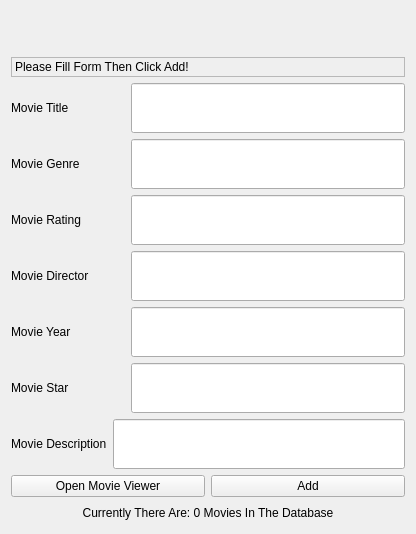
<?xml version="1.0" encoding="UTF-8"?>
<ui version="4.0">
 <class>MainWindow</class>
 <widget class="QMainWindow" name="MainWindow">
  <property name="geometry">
   <rect>
    <x>0</x>
    <y>0</y>
    <width>416</width>
    <height>534</height>
   </rect>
  </property>
  <property name="windowTitle">
   <string>MainWindow</string>
  </property>
  <widget class="QWidget" name="centralWidget">
   <layout class="QVBoxLayout" name="verticalLayout_2">
    <item>
     <widget class="QLabel" name="logo_Px">
      <property name="maximumSize">
       <size>
        <width>16777215</width>
        <height>69</height>
       </size>
      </property>
      <property name="text">
       <string/>
      </property>
      <property name="pixmap">
       <pixmap resource="resource.qrc">:/image/mdblogo.png</pixmap>
      </property>
      <property name="alignment">
       <set>Qt::AlignCenter</set>
      </property>
     </widget>
    </item>
    <item>
     <layout class="QHBoxLayout" name="horizontalLayout_9">
      <item>
       <widget class="QLabel" name="infoLbl">
        <property name="maximumSize">
         <size>
          <width>16777215</width>
          <height>20</height>
         </size>
        </property>
        <property name="baseSize">
         <size>
          <width>0</width>
          <height>0</height>
         </size>
        </property>
        <property name="frameShape">
         <enum>QFrame::StyledPanel</enum>
        </property>
        <property name="frameShadow">
         <enum>QFrame::Raised</enum>
        </property>
        <property name="text">
         <string>Please Fill Form Then Click Add!</string>
        </property>
       </widget>
      </item>
     </layout>
    </item>
    <item>
     <layout class="QHBoxLayout" name="movie_Title">
      <item>
       <widget class="QLabel" name="label">
        <property name="minimumSize">
         <size>
          <width>114</width>
          <height>0</height>
         </size>
        </property>
        <property name="text">
         <string>Movie Title  </string>
        </property>
       </widget>
      </item>
      <item>
       <widget class="QLineEdit" name="lineEdit">
        <property name="font">
         <font>
          <pointsize>28</pointsize>
         </font>
        </property>
       </widget>
      </item>
     </layout>
    </item>
    <item>
     <layout class="QHBoxLayout" name="horizontalLayout">
      <item>
       <widget class="QLabel" name="label_2">
        <property name="minimumSize">
         <size>
          <width>114</width>
          <height>0</height>
         </size>
        </property>
        <property name="text">
         <string>Movie Genre</string>
        </property>
       </widget>
      </item>
      <item>
       <widget class="QLineEdit" name="lineEdit_2">
        <property name="font">
         <font>
          <pointsize>28</pointsize>
         </font>
        </property>
       </widget>
      </item>
     </layout>
    </item>
    <item>
     <layout class="QHBoxLayout" name="horizontalLayout_2">
      <item>
       <widget class="QLabel" name="label_3">
        <property name="minimumSize">
         <size>
          <width>114</width>
          <height>0</height>
         </size>
        </property>
        <property name="text">
         <string>Movie Rating</string>
        </property>
       </widget>
      </item>
      <item>
       <widget class="QLineEdit" name="lineEdit_3">
        <property name="font">
         <font>
          <pointsize>28</pointsize>
         </font>
        </property>
       </widget>
      </item>
     </layout>
    </item>
    <item>
     <layout class="QHBoxLayout" name="horizontalLayout_3">
      <item>
       <widget class="QLabel" name="label_4">
        <property name="minimumSize">
         <size>
          <width>114</width>
          <height>0</height>
         </size>
        </property>
        <property name="text">
         <string>Movie Director</string>
        </property>
       </widget>
      </item>
      <item>
       <widget class="QLineEdit" name="lineEdit_4">
        <property name="font">
         <font>
          <pointsize>28</pointsize>
         </font>
        </property>
       </widget>
      </item>
     </layout>
    </item>
    <item>
     <layout class="QHBoxLayout" name="horizontalLayout_4">
      <item>
       <widget class="QLabel" name="label_5">
        <property name="minimumSize">
         <size>
          <width>114</width>
          <height>0</height>
         </size>
        </property>
        <property name="text">
         <string>Movie Year</string>
        </property>
       </widget>
      </item>
      <item>
       <widget class="QLineEdit" name="lineEdit_5">
        <property name="font">
         <font>
          <pointsize>28</pointsize>
         </font>
        </property>
       </widget>
      </item>
     </layout>
    </item>
    <item>
     <layout class="QHBoxLayout" name="horizontalLayout_5">
      <item>
       <widget class="QLabel" name="label_6">
        <property name="minimumSize">
         <size>
          <width>114</width>
          <height>0</height>
         </size>
        </property>
        <property name="text">
         <string>Movie Star</string>
        </property>
       </widget>
      </item>
      <item>
       <widget class="QLineEdit" name="lineEdit_6">
        <property name="sizePolicy">
         <sizepolicy hsizetype="Expanding" vsizetype="Fixed">
          <horstretch>0</horstretch>
          <verstretch>0</verstretch>
         </sizepolicy>
        </property>
        <property name="maximumSize">
         <size>
          <width>16777215</width>
          <height>16777215</height>
         </size>
        </property>
        <property name="font">
         <font>
          <pointsize>28</pointsize>
         </font>
        </property>
       </widget>
      </item>
     </layout>
    </item>
    <item>
     <layout class="QHBoxLayout" name="horizontalLayout_6">
      <item>
       <widget class="QLabel" name="label_7">
        <property name="text">
         <string>Movie Description</string>
        </property>
       </widget>
      </item>
      <item>
       <widget class="QLineEdit" name="lineEdit_7">
        <property name="font">
         <font>
          <pointsize>28</pointsize>
         </font>
        </property>
       </widget>
      </item>
     </layout>
    </item>
    <item>
     <layout class="QHBoxLayout" name="horizontalLayout_7">
      <item>
       <widget class="QPushButton" name="pushButton">
        <property name="text">
         <string>Open Movie Viewer</string>
        </property>
       </widget>
      </item>
      <item>
       <widget class="QPushButton" name="pushButton_2">
        <property name="text">
         <string>Add</string>
        </property>
       </widget>
      </item>
     </layout>
    </item>
    <item>
     <layout class="QHBoxLayout" name="horizontalLayout_8">
      <item>
       <widget class="QLabel" name="label_8">
        <property name="maximumSize">
         <size>
          <width>16777215</width>
          <height>20</height>
         </size>
        </property>
        <property name="text">
         <string>Currently There Are: 0 Movies In The Database</string>
        </property>
        <property name="alignment">
         <set>Qt::AlignCenter</set>
        </property>
       </widget>
      </item>
     </layout>
    </item>
   </layout>
  </widget>
 </widget>
 <layoutdefault spacing="6" margin="11"/>
 <resources>
  <include location="resource.qrc"/>
 </resources>
 <connections/>
</ui>
